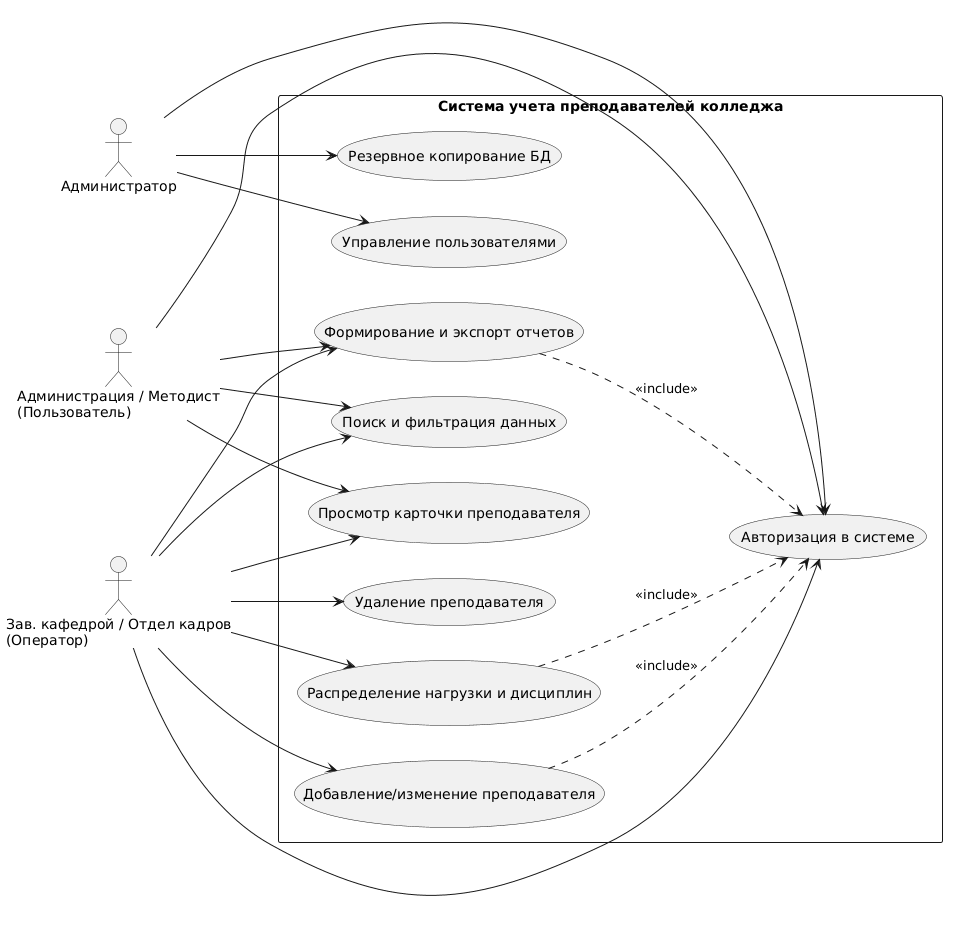
#> input picture titulni_list/img_20.png, 955 x 931 px
$ python ascii_preview2.py
#> lines starting #> are read from the running program, lines starting #| are printed output that depends on the picture
# -*- coding: utf-8 -*-
from PIL import Image

def ascii_art2(img_path, w_target=80):
#> called with img_path = 'img_20.png', w_target = 70
    im = Image.open(img_path).convert('L')
    w, h = im.size
#> w = 955; h = 931
    h_target = int(h * (w_target / w) * 0.5)
#> h_target = 34
    im_small = im.resize((w_target, h_target), Image.Resampling.BOX)
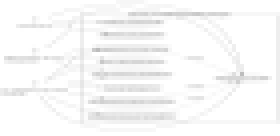
#> im_small: PIL image 70x34 L (shown 4 times larger); min 188, max 255, mean 247.8
    # Most pixels are 255 (white) or 241 (light gray background)
    # Dark pixels are < 100
    lines = []
    for y in range(h_target):
        row = ""
        for x in range(w_target):
            val = im_small.getpixel((x, y))
            if val < 100:
                row += "#"
            elif val < 180:
                row += "+"
            elif val < 230:
                row += "."
            else:
                row += " "
        lines.append(row)
#> after the loop, lines = 34 items
    return lines

for name in ['img_20.png', 'img_30.png', 'img_37.png', 'img_43.png']:
    lines = ascii_art2(name, 70)
#> lines = 34 items
    print(f"================ {name} ================")
    for l in lines:
        if "#" in l or "+" in l:
            print(l)
#> this loop made 34 passes
#> pass 2 of the loop `for name in ['img_20.png', 'img_30.png', 'img_37.png', 'img_43.png']:`:
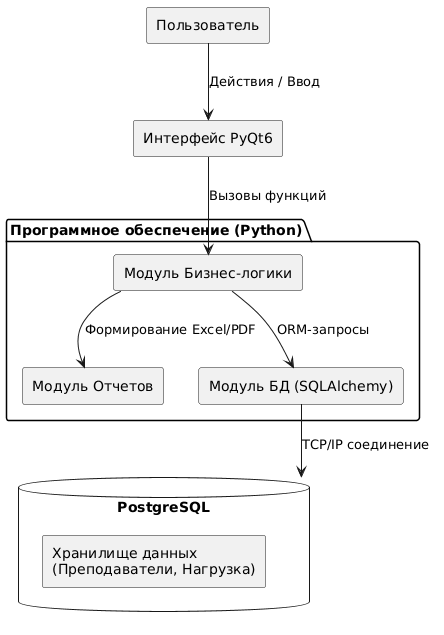
#> input picture titulni_list/img_30.png, 444 x 635 px
#> im: PIL image 444x635 L
#> in ascii_art2 (call 2), `im_small = im.resize((w_target, h_target), Image.Resampling.BOX)`:
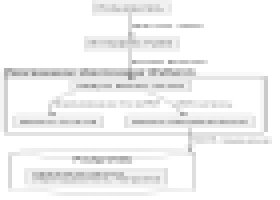
#> im_small: PIL image 70x50 L (shown 4 times larger); min 144, max 255, mean 242.9
#> after the loop in ascii_art2 (call 2), `for y in range(h_target):`: lines = 50 items
#> the loop `for l in lines:` made 50 passes
#> pass 3 of the loop `for name in ['img_20.png', 'img_30.png', 'img_37.png', 'img_43.png']:`:
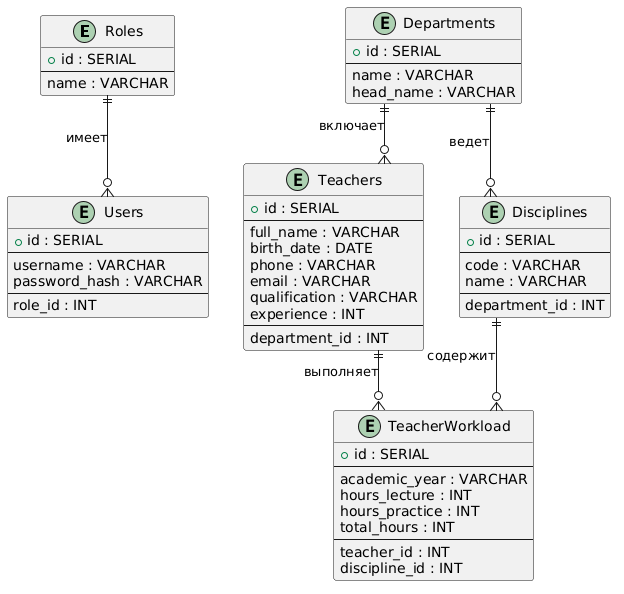
#> input picture titulni_list/img_37.png, 624 x 594 px
#> im: PIL image 624x594 L
#> in ascii_art2 (call 3), `im_small = im.resize((w_target, h_target), Image.Resampling.BOX)`:
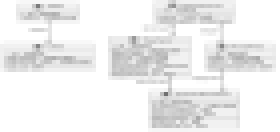
#> im_small: PIL image 70x33 L (shown 4 times larger); min 112, max 255, mean 238.7
#> after the loop in ascii_art2 (call 3), `for y in range(h_target):`: lines = 33 items
#> the loop `for l in lines:` made 33 passes
#> the loop made 4 passes; the first 3 are shown
